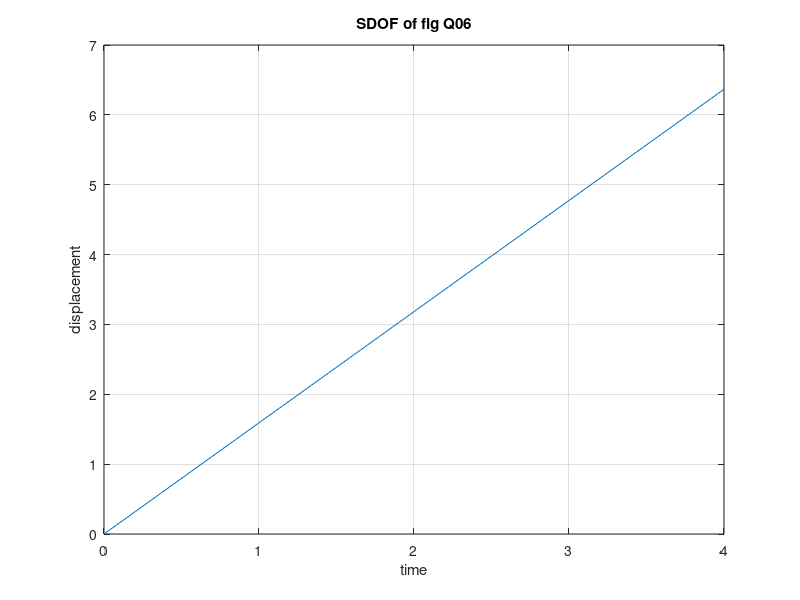

This figure's MATLAB source:
clc
clear all
close all
u_0=0;
v_0=10;
Tn=4;
Wn=2*pi/Tn
max_dis=v_0/Wn
figure(2)
plot(linspace(0,Tn,100),linspace(0,max_dis,100));
xlabel('time')
ylabel('displacement')
title ('SDOF of fig Q06')
grid on 
